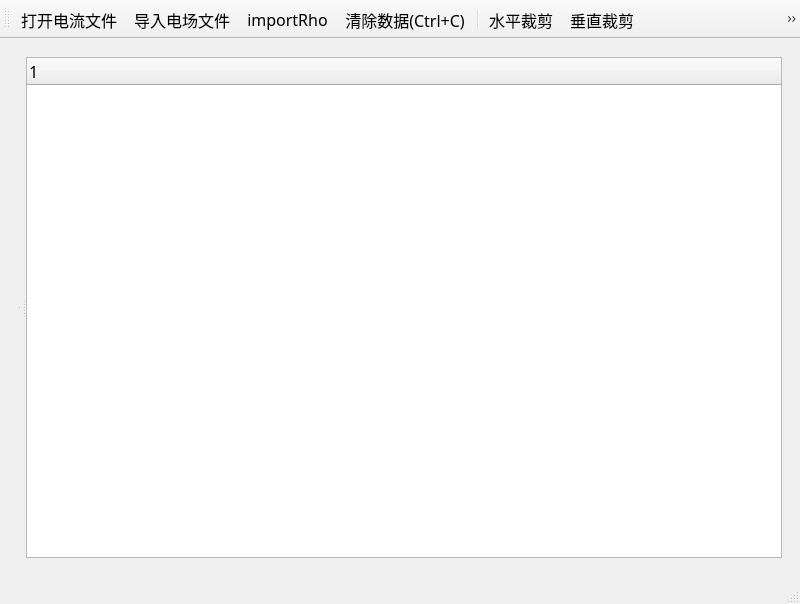
<?xml version="1.0" encoding="UTF-8"?>
<ui version="4.0">
 <class>MainWindow</class>
 <widget class="QMainWindow" name="MainWindow">
  <property name="geometry">
   <rect>
    <x>0</x>
    <y>0</y>
    <width>800</width>
    <height>604</height>
   </rect>
  </property>
  <property name="font">
   <font>
    <family>微软雅黑</family>
    <pointsize>12</pointsize>
   </font>
  </property>
  <property name="windowTitle">
   <string>WFEM_数据预处理程序</string>
  </property>
  <property name="windowIcon">
   <iconset resource="Res/Icon.qrc">
    <normaloff>:/GDC2/Icon/horse.ico</normaloff>:/GDC2/Icon/horse.ico</iconset>
  </property>
  <property name="windowOpacity">
   <double>1.000000000000000</double>
  </property>
  <widget class="QWidget" name="centralwidget">
   <layout class="QGridLayout" name="gridLayout_2">
    <item row="0" column="0">
     <widget class="QStackedWidget" name="stackedWidget">
      <property name="currentIndex">
       <number>0</number>
      </property>
      <widget class="QWidget" name="pagePretreatment">
       <layout class="QGridLayout" name="gridLayout">
        <item row="0" column="0">
         <widget class="QSplitter" name="splitter_2">
          <property name="orientation">
           <enum>Qt::Horizontal</enum>
          </property>
          <widget class="QSplitter" name="splitter">
           <property name="orientation">
            <enum>Qt::Vertical</enum>
           </property>
           <widget class="QwtPlot" name="plotCurve">
            <property name="sizePolicy">
             <sizepolicy hsizetype="Preferred" vsizetype="Preferred">
              <horstretch>0</horstretch>
              <verstretch>0</verstretch>
             </sizepolicy>
            </property>
           </widget>
           <widget class="QwtPlot" name="plotScatter">
            <property name="sizePolicy">
             <sizepolicy hsizetype="Preferred" vsizetype="Preferred">
              <horstretch>0</horstretch>
              <verstretch>0</verstretch>
             </sizepolicy>
            </property>
            <property name="lineWidth">
             <number>0</number>
            </property>
           </widget>
          </widget>
          <widget class="QTreeWidget" name="treeWidgetLegend">
           <column>
            <property name="text">
             <string notr="true">1</string>
            </property>
           </column>
          </widget>
         </widget>
        </item>
       </layout>
      </widget>
      <widget class="QWidget" name="pageCalRho">
       <layout class="QGridLayout" name="gridLayout_6">
        <item row="0" column="0">
         <widget class="QTabWidget" name="tabWidget">
          <property name="currentIndex">
           <number>1</number>
          </property>
          <widget class="QWidget" name="tabTX">
           <attribute name="title">
            <string>页</string>
           </attribute>
           <layout class="QGridLayout" name="gridLayout_7">
            <item row="0" column="0">
             <layout class="QHBoxLayout" name="horizontalLayout_2" stretch="1,8">
              <item>
               <widget class="QTableView" name="tableViewTX">
                <property name="sizePolicy">
                 <sizepolicy hsizetype="Preferred" vsizetype="Preferred">
                  <horstretch>0</horstretch>
                  <verstretch>0</verstretch>
                 </sizepolicy>
                </property>
               </widget>
              </item>
              <item>
               <widget class="QwtPlot" name="plotTx"/>
              </item>
             </layout>
            </item>
           </layout>
          </widget>
          <widget class="QWidget" name="tabRX">
           <attribute name="title">
            <string>Tab 2</string>
           </attribute>
           <layout class="QGridLayout" name="gridLayout_3">
            <item row="0" column="0">
             <layout class="QHBoxLayout" name="horizontalLayout_3" stretch="1,1">
              <item>
               <widget class="QTableView" name="tableViewRX">
                <property name="sizePolicy">
                 <sizepolicy hsizetype="Preferred" vsizetype="Preferred">
                  <horstretch>0</horstretch>
                  <verstretch>0</verstretch>
                 </sizepolicy>
                </property>
               </widget>
              </item>
              <item>
               <widget class="QwtPlot" name="plotRx"/>
              </item>
             </layout>
            </item>
           </layout>
          </widget>
          <widget class="QWidget" name="tabXY">
           <attribute name="title">
            <string>页</string>
           </attribute>
           <layout class="QGridLayout" name="gridLayout_4">
            <item row="0" column="0">
             <widget class="QTableView" name="tableViewXY"/>
            </item>
           </layout>
          </widget>
          <widget class="QWidget" name="tabRho">
           <attribute name="title">
            <string>页</string>
           </attribute>
           <layout class="QGridLayout" name="gridLayout_5">
            <item row="0" column="0">
             <widget class="QTableView" name="tableViewRho"/>
            </item>
           </layout>
          </widget>
          <widget class="QWidget" name="tabRhoGraph">
           <attribute name="title">
            <string>页</string>
           </attribute>
           <layout class="QGridLayout" name="gridLayout_8">
            <item row="0" column="0">
             <widget class="QwtPlot" name="plotRho"/>
            </item>
           </layout>
          </widget>
         </widget>
        </item>
       </layout>
      </widget>
     </widget>
    </item>
   </layout>
  </widget>
  <widget class="QStatusBar" name="statusbar"/>
  <widget class="QToolBar" name="toolBar">
   <property name="windowTitle">
    <string>toolBar</string>
   </property>
   <attribute name="toolBarArea">
    <enum>TopToolBarArea</enum>
   </attribute>
   <attribute name="toolBarBreak">
    <bool>false</bool>
   </attribute>
   <addaction name="actionImportTX"/>
   <addaction name="actionImportRX"/>
   <addaction name="actionImportRho"/>
   <addaction name="actionClear"/>
   <addaction name="separator"/>
   <addaction name="actionCutterH"/>
   <addaction name="actionCutterV"/>
   <addaction name="actionSave"/>
   <addaction name="actionRecovery"/>
   <addaction name="separator"/>
   <addaction name="actionStore"/>
   <addaction name="actionExportRX"/>
   <addaction name="separator"/>
   <addaction name="actionCalRho"/>
   <addaction name="separator"/>
   <addaction name="actionExportRho"/>
   <addaction name="separator"/>
   <addaction name="actionReadme"/>
   <addaction name="actionClose"/>
  </widget>
  <action name="actionImportTX">
   <property name="icon">
    <iconset resource="Res/Icon.qrc">
     <normaloff>:/GDC2/Icon/TX.png</normaloff>:/GDC2/Icon/TX.png</iconset>
   </property>
   <property name="text">
    <string>打开电流文件</string>
   </property>
  </action>
  <action name="actionCutterV">
   <property name="icon">
    <iconset resource="Res/Icon.qrc">
     <normaloff>:/GDC2/Icon/Vertical.png</normaloff>:/GDC2/Icon/Vertical.png</iconset>
   </property>
   <property name="text">
    <string>垂直裁剪</string>
   </property>
  </action>
  <action name="actionCutterH">
   <property name="icon">
    <iconset resource="Res/Icon.qrc">
     <normaloff>:/GDC2/Icon/Horizontal.png</normaloff>:/GDC2/Icon/Horizontal.png</iconset>
   </property>
   <property name="text">
    <string>水平裁剪</string>
   </property>
  </action>
  <action name="actionSave">
   <property name="icon">
    <iconset resource="Res/Icon.qrc">
     <normaloff>:/GDC2/Icon/DataSave.png</normaloff>:/GDC2/Icon/DataSave.png</iconset>
   </property>
   <property name="text">
    <string>保存选中点调整结果(Ctrl+S)</string>
   </property>
   <property name="toolTip">
    <string>保存选中点调整结果(Ctrl+S)</string>
   </property>
  </action>
  <action name="actionClose">
   <property name="icon">
    <iconset resource="Res/Icon.qrc">
     <normaloff>:/GDC2/Icon/Close.png</normaloff>:/GDC2/Icon/Close.png</iconset>
   </property>
   <property name="text">
    <string>退出程序</string>
   </property>
   <property name="toolTip">
    <string>退出程序</string>
   </property>
  </action>
  <action name="actionRecovery">
   <property name="icon">
    <iconset resource="Res/Icon.qrc">
     <normaloff>:/GDC2/Icon/Undo.png</normaloff>:/GDC2/Icon/Undo.png</iconset>
   </property>
   <property name="text">
    <string>恢复(Ctrl+R)</string>
   </property>
   <property name="toolTip">
    <string>恢复(Ctrl+R)</string>
   </property>
  </action>
  <action name="actionClear">
   <property name="icon">
    <iconset resource="Res/Icon.qrc">
     <normaloff>:/GDC2/Icon/clear.png</normaloff>:/GDC2/Icon/clear.png</iconset>
   </property>
   <property name="text">
    <string>清除数据(Ctrl+C)</string>
   </property>
   <property name="toolTip">
    <string>清除数据(Ctrl+C)</string>
   </property>
  </action>
  <action name="actionExportRho">
   <property name="icon">
    <iconset resource="Res/Icon.qrc">
     <normaloff>:/GDC2/Icon/Export.ico</normaloff>:/GDC2/Icon/Export.ico</iconset>
   </property>
   <property name="text">
    <string>导出广域视电阻率</string>
   </property>
   <property name="toolTip">
    <string>导出广域视电阻率</string>
   </property>
  </action>
  <action name="actionImportRX">
   <property name="icon">
    <iconset resource="Res/Icon.qrc">
     <normaloff>:/GDC2/Icon/RX.png</normaloff>:/GDC2/Icon/RX.png</iconset>
   </property>
   <property name="text">
    <string>导入电场文件</string>
   </property>
   <property name="toolTip">
    <string>导入电场文件</string>
   </property>
  </action>
  <action name="actionCalRho">
   <property name="icon">
    <iconset resource="Res/Icon.qrc">
     <normaloff>:/GDC2/Icon/RhoCal.png</normaloff>:/GDC2/Icon/RhoCal.png</iconset>
   </property>
   <property name="text">
    <string>计算广域视电阻率</string>
   </property>
   <property name="toolTip">
    <string>计算广域视电阻率</string>
   </property>
  </action>
  <action name="actionStore">
   <property name="icon">
    <iconset resource="Res/Icon.qrc">
     <normaloff>:/GDC2/Icon/store.png</normaloff>:/GDC2/Icon/store.png</iconset>
   </property>
   <property name="text">
    <string>存盘</string>
   </property>
   <property name="toolTip">
    <string>存盘</string>
   </property>
  </action>
  <action name="actionReadme">
   <property name="icon">
    <iconset resource="Res/Icon.qrc">
     <normaloff>:/GDC2/Icon/readme.ico</normaloff>:/GDC2/Icon/readme.ico</iconset>
   </property>
   <property name="text">
    <string>说明文档</string>
   </property>
   <property name="toolTip">
    <string>说明文档</string>
   </property>
  </action>
  <action name="actionImportRho">
   <property name="icon">
    <iconset resource="Res/Icon.qrc">
     <normaloff>:/GDC2/Icon/importRho.ico</normaloff>:/GDC2/Icon/importRho.ico</iconset>
   </property>
   <property name="text">
    <string>importRho</string>
   </property>
  </action>
  <action name="actionExportRX">
   <property name="icon">
    <iconset resource="Res/Icon.qrc">
     <normaloff>:/GDC2/Icon/exportAvg.ico</normaloff>:/GDC2/Icon/exportAvg.ico</iconset>
   </property>
   <property name="text">
    <string>导出平均场值</string>
   </property>
   <property name="toolTip">
    <string>导出平均场值</string>
   </property>
  </action>
 </widget>
 <customwidgets>
  <customwidget>
   <class>QwtPlot</class>
   <extends>QFrame</extends>
   <header>qwt_plot.h</header>
   <container>1</container>
  </customwidget>
 </customwidgets>
 <resources>
  <include location="Res/Icon.qrc"/>
 </resources>
 <connections/>
</ui>
